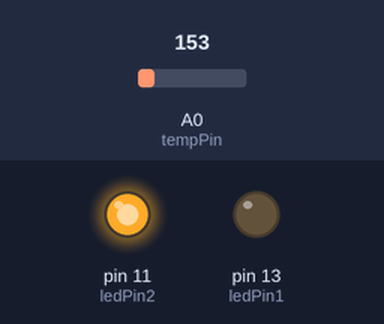
Recording of a sketch running on a simulated Arduino Uno, built with avr-gcc and run on an emulated ATmega328P. On the bench: output pins drawn as LEDs (lit = HIGH). The test bench sets the inputs (shaded band); at power-on: A0 (tempPin) = 153.

Above: at 1.8 s.
1.9 s: A0 (tempPin) set to 168
At 3.2 s:
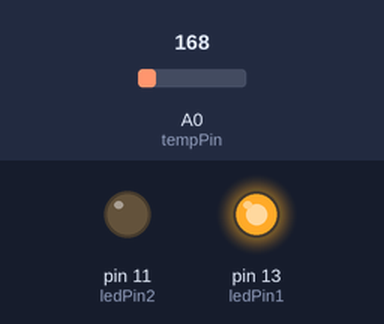
3.5 s: A0 (tempPin) set to 133
At 4.7 s:
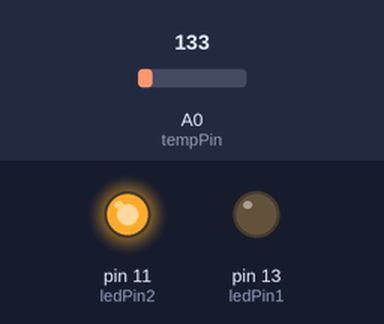
5.5 s: A0 (tempPin) set to 165
At 6.3 s:
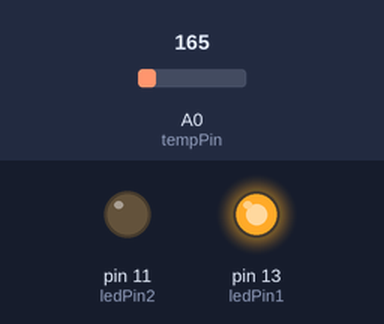
Timing chart, 0 to 8.5 s (numbered marks = the images above; inputs shaded):
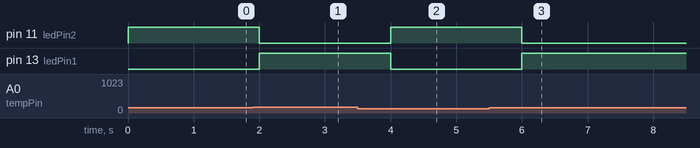

The sketch:

ch13_1.ino
```cpp
int ledPin1 = 13;
int ledPin2 = 11;
int tempPin = 0;
int tempValue = 0;
float voltage = 0;
float celsiusTemp = 0;
int THRESHOLD = 25;

void setup() {
  pinMode(ledPin1, OUTPUT);
  pinMode(ledPin2, OUTPUT);
}

void loop() {
  tempValue = analogRead(tempPin);
  voltage = tempValue * 5000.0 / 1024.0;
  celsiusTemp = (voltage - 500) / 10.0;
  if (celsiusTemp > THRESHOLD) {
    digitalWrite(ledPin1, HIGH);
    digitalWrite(ledPin2, LOW);
  } else {
    digitalWrite(ledPin1, LOW);
    digitalWrite(ledPin2, HIGH);
  }
  delay(1000);
}
```

Measured:
- the behaviour switches between 153 and 154 on A0 (tempPin) (found by bisection; images 0 and 1)
- after the input at 1.9 s, pin 11 (ledPin2): HIGH → LOW after 0.10 s; pin 13 (ledPin1): LOW → HIGH after 0.10 s
- after the input at 3.5 s, pin 11 (ledPin2): LOW → HIGH after 0.50 s; pin 13 (ledPin1): HIGH → LOW after 0.50 s
- after the input at 5.5 s, pin 11 (ledPin2): HIGH → LOW after 0.50 s; pin 13 (ledPin1): LOW → HIGH after 0.50 s
